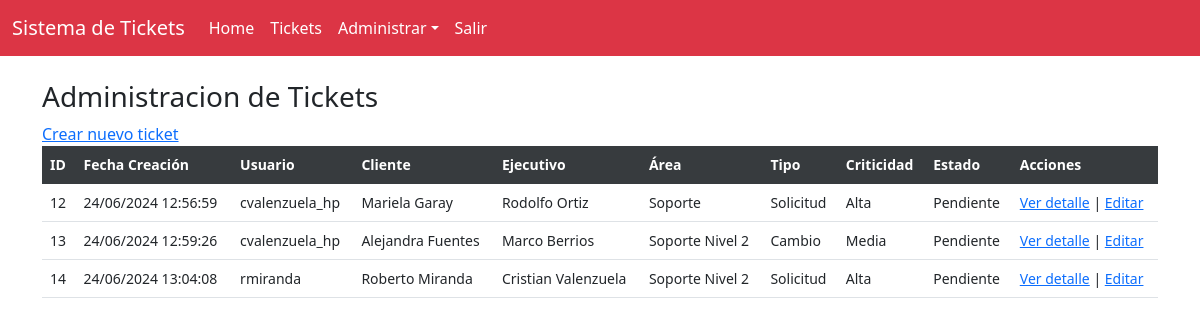
The app's page /home/tickets/ (signed in), older data.
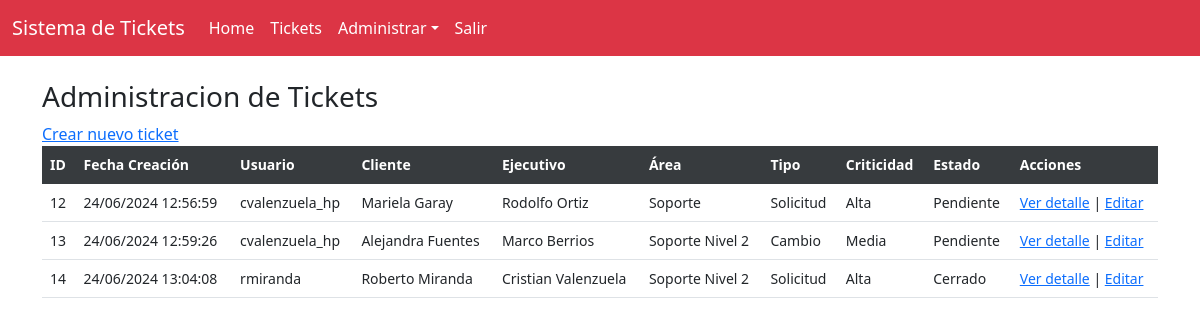
The same page, newer data.
### core/models.py (models this page shows, shortened)
class Ticket(models.Model):
    fecha_creacion = models.DateTimeField(auto_now_add=True)
    cliente = models.ForeignKey("Profile", on_delete=models.CASCADE, related_name='tickets_creados')
    ejecutivo = models.ForeignKey("Profile", on_delete=models.CASCADE, related_name='tickets_asignados')
    area = models.ForeignKey("Area", on_delete=models.CASCADE, verbose_name="Area", default = 'Ejecutivo Telefonico')
    tipo = models.ForeignKey("Tipo", on_delete=models.CASCADE, verbose_name="Tipo",default='Solicitud')
    criticidad = models.ForeignKey("Criticidad", on_delete=models.CASCADE, verbose_name="Criticidad",default='Media')
    estado = models.ForeignKey("Estado", on_delete=models.CASCADE, verbose_name="Estado", default=1)
    descripcion = models.TextField()
    observaciones = models.TextField(blank=True)
    user = models.ForeignKey(User,on_delete=models.CASCADE, verbose_name='Usuario', null=True)

class Estado(models.Model):
    estado_ticket = models.CharField(max_length=55, blank=False)
    def __str__(self):
        return self.estado_ticket

class Profile(models.Model):
    user = models.OneToOneField(User, on_delete=models.CASCADE)
    nombre = models.CharField(max_length=255, blank=True)
    apellido = models.CharField(max_length=255, null=True, blank=True)
    email = models.EmailField(unique=True, blank=True)
    group = models.ForeignKey(Group, on_delete=models.CASCADE, verbose_name='Rol', default=2)
    is_active = models.BooleanField(default=True)
    location = models.CharField(max_length=30, blank=True)

class Area(models.Model):
    nombre_area = models.CharField(max_length=255, blank=False)
    def __str__(self):
        return self.nombre_area

class Tipo(models.Model):
    tipo_ticket = models.CharField(max_length=50, blank=False)
    def __str__(self):
        return self.tipo_ticket

class Criticidad(models.Model):
    nombre_criticidad = models.CharField(max_length=255, blank=False)
    def __str__(self):
        return self.nombre_criticidad

### core/views.py (the view)
# urls.py: path('tickets/', vista_listar_tickets, name='tickets'),
@login_required
def vista_listar_tickets(request):
    tickets = Ticket.objects.all()
    return render(request, 'core/tickets/listar_tickets.html', {'tickets': tickets})

### core/templates/core/tickets/listar_tickets.html
{% extends 'core/base.html' %}
{% block content %}
<h3> Administracion de Tickets </h3>
<a href="{% url 'crear_ticket' %}">Crear nuevo ticket</a>
<div
class="table-responsive small"
>
<table class="table table-centered table-nowrap table-hover">
    <thead class="thead-light table-active table-dark">
        <tr>
            <th>ID</th>
            <th>Fecha Creación</th>
            <th>Usuario</th>
            <th>Cliente</th>
            <th>Ejecutivo</th>
            <th>Área</th>
            <th>Tipo</th>
            <th>Criticidad</th>
            <th>Estado</th>
            <th>Acciones</th>
        </tr>
    </thead>
    <tbody>
        {% for ticket in tickets %}
        <tr>
            <td>{{ ticket.id }}</td>
            <td>{{ ticket.fecha_creacion | date:"d/m/Y H:i:s" }}</td>
            <td>{{ ticket.user }}
            <td>{{ ticket.cliente.nombre }} {{ ticket.cliente.apellido }}</td>
            <td>{{ ticket.ejecutivo.nombre }} {{ ticket.ejecutivo.apellido }}</td>
            <td>{{ ticket.area }}</td>
            <td>{{ ticket.tipo }}</td>
            <td>{{ ticket.criticidad }}</td>
            <td>{{ ticket.estado }}</td>
            <td>
                <a href="{% url 'detalle_ticket' ticket.pk  %}" target='_blank'>Ver detalle</a> |
                <a href="{% url 'editar_ticket' ticket.pk %}">Editar</a>
            </td>
        </tr>
        {% endfor %}
    </tbody>
</table>
</div>
{% endblock %}

Row changes from the older to the newer data that the page shows:
changed Ticket "rmiranda": estado "Pendiente" → "Cerrado"
